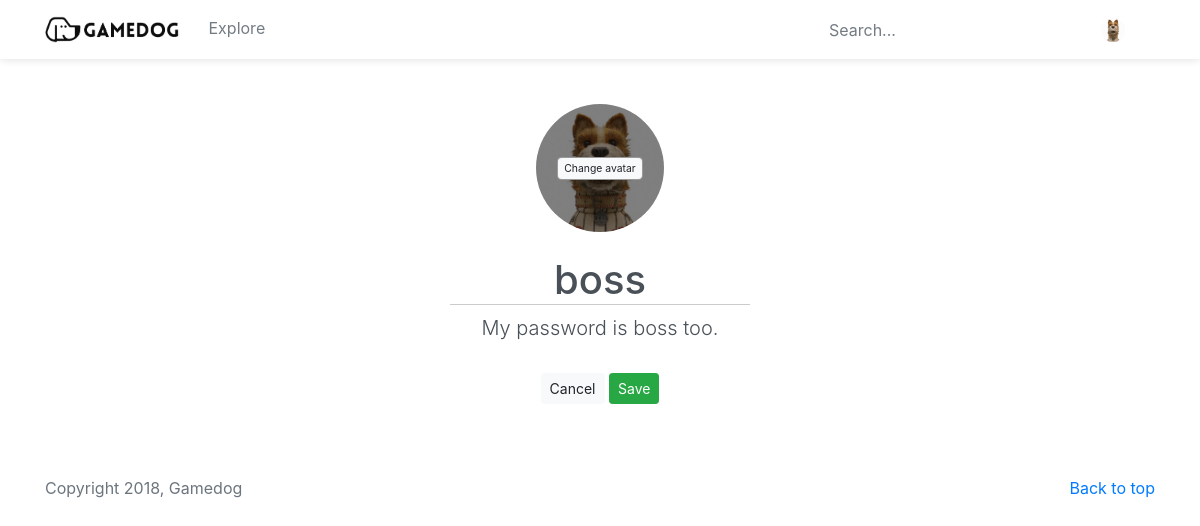
The page /edit_profile (signed in) on the database its author committed.
### app/models.py (models this page shows, shortened)
class SearchableMixin(object):
    @classmethod
    def search(cls, expression, page, per_page):
        ids, total = query_index(cls.__tablename__, expression, page, per_page)
        if total == 0:
            return cls.query.filter_by(id=0), 0
        when = []
        for i in range(len(ids)):
            when.append((ids[i], i))
        return cls.query.filter(cls.id.in_(ids)).order_by(
            db.case(when, value=cls.id)), total

class User(SearchableMixin, UserMixin, db.Model): # usermixin?
    id = db.Column(db.Integer, primary_key=True)
    username = db.Column(db.String(64), index=True, unique=True)
    email = db.Column(db.String(120), index=True, unique=True)
    password_hash = db.Column(db.String(128))
    introduction = db.Column(db.String(128))
    avatar = db.Column(db.String(128))
    admin = db.Column(db.Boolean)
    posts = db.relationship('Post', backref='author', lazy='dynamic')
    comments = db.relationship('Comment', backref='author', lazy='dynamic')
    followed = db.relationship('User', secondary=follows,
            primaryjoin=(follows.c.follower_id == id),
            secondaryjoin=(follows.c.followed_id == id),
            backref=db.backref('followers', lazy='dynamic'), lazy='dynamic')
    sent_messages = db.relationship('Inbox', backref='author', lazy='dynamic', foreign_keys="[Inbox.sender_id]")
    received_messages = db.relationship('Inbox', backref='receiver', lazy='dynamic', foreign_keys="[Inbox.receiver_id]")
    __searchable__ = ['username']
    def get_avatar(self, size):
        if self.avatar:
            return '/img/' + self.avatar
        digest = md5(self.email.lower().encode('utf-8')).hexdigest()
        return 'https://www.gravatar.com/avatar/{}?d=retro&s={}'.format(
                digest, size)

### app/routes.py (the view)
@app.route('/edit_profile', methods=['GET','POST'])
@login_required
def edit_profile(): #duplicate
    form = EditProfileForm()
    if form.validate_on_submit():
        avatar = form.avatar.data
        if avatar:
            filename = avatar.filename
            extension = filename.rsplit('.', 1)[1].lower()
            if extension in ['jpg', 'jpeg', 'png', 'gif']:
                img_id = str(uuid4())
                filename = img_id + '.' + extension
                avatar.save(path.join(app.root_path, 'templates', 'img', filename))
                current_user.avatar = filename
            else:
                flash('Image file not supported.')
                return render_template('edit_profile.html', title='Edit Profile', form=form)
        current_user.username = form.username.data
        current_user.introduction = form.introduction.data
        db.session.commit()
        flash('Your changes have been saved.')
        return redirect(url_for('user', username=current_user.username))
    elif request.method == 'GET':
        form.username.data = current_user.username
        form.introduction.data = current_user.introduction
    else:
        flash('Failed to update your profile.')
    return render_template('edit_profile.html', title='Edit Profile', form=form)

### app/forms.py
class SearchForm(FlaskForm):
    q = StringField('search', validators=[DataRequired()])
    def __init__(self, *args, **kwargs):
        if 'formdata' not in kwargs:
            kwargs['formdata'] = request.args
        if 'csrf_enabled' not in kwargs:
            kwargs['csrf_enabled'] = False
        super(SearchForm, self).__init__(*args, **kwargs)

class EditProfileForm(FlaskForm):
    username = StringField('Username', validators=[DataRequired()])
    introduction = TextAreaField('Introduction', validators=[Length(min=0, max=140)])
    avatar = FileField('Avatar')
    submit = SubmitField('Submit')

### app/models.py (called while the page is built)
@login.user_loader
def load_user(id):
    return User.query.get(int(id))

### app/routes.py (called while the page is built)
@app.before_request
def before_request():
    if current_user.is_authenticated:
        g.search_form = SearchForm()

### app/templates/edit_profile.html (shortened to what this page needs)
{% extends "base.html" %}
{% block content %}
	<form action="" method="post" enctype="multipart/form-data">
		<main role="main" class="inner cover text-center pt-4 pb-4">
			<div class="mb-4">
				<label for="avatar" class="avatar-input-label"><span class="btn btn-light btn-sm">Change avatar</span></label>
			</div>
			<h1 class="cover-heading">
				{{ form.username(size=32, class='form-control ghost text-center h1', placeholder='Username', autocomplete='off', style='font-size: 2.5rem; border-bottom: 1px solid #ccc') }}
			</h1>
			{{ form.introduction(class='form-control ghost text-center', placeholder='Introduction', style='font-size: 1.25rem; font-weight: 300') }}
			<div>
				<a class="btn btn-light btn-sm" href={{ url_for('user', username=current_user.username) }}>Cancel</a> {{ form.submit(class='btn btn-success btn-sm', value="Save") }}
			</div>
		</main>
	</form>
{% endblock %}

### app/templates/base.html (shortened to what this page needs)
<html>
	<head>
    <link href="/css/bootstrap.min.css" rel="stylesheet">
    <link href="/css/bootstrap-stars.css" rel="stylesheet">
		<link href="/css/fontawesome/css/fontawesome-all.css" rel="stylesheet">
		<link href="/css/main.css" rel="stylesheet">
	</head>
	<body>
		<header class="navbar py-3">
			<div class="container">
				<div class="row flex-nowrap justify-content-between align-items-center w-100">
					<div class="col-8">
						<a class="text-dark logo" href="{{ url_for('index') }}">
							<img src="/img/logo.png" width="135"/>
						</a>
						<a class="text-muted ml-4" href="{{ url_for('explore') }}">Explore</a>
					</div>
					<div class="col-4 d-flex justify-content-end align-items-center">
						{% if g.search_form %}
						<i class="fa fa-search text-muted mr-2"></i>
						<form method='get' action="{{ url_for('search') }}" class="mr-4 mb-0">
							{{ g.search_form.q(class="form-control ghost", placeholder="Search...", autocomplete="off") }}
						</form>
						{% endif %}
						{%if current_user.is_anonymous %}
						<a class="btn btn-sm btn-outline-secondary" href="{{ url_for('login') }}">Login</a>
						{% else %}
						<a id="profile" class="text-muted" href="{{ url_for('user', username=current_user.username) }}">
							<img class='avatar small-avatar' src="{{ current_user.get_avatar(24) }}" width=24 height=24>
						</a>
						{% endif %}
					</div>
				</div>
			</div>
		</header>
		<div class="container" style="margin-top: 5rem;">
			{% block content %}{% endblock %}
		</div>
		<footer class="text-muted mt-5 mb-5">
			<div class="container">
				<p class="float-right">
					<a href="#"><i class="fa fa-arrow-up"></i> Back to top</a>
				</p>
				<p>Copyright 2018, Gamedog</p>
			</div>
		</footer>
	</body>
</html>

### rows shown on the page
User: get_avatar (picture), username "boss", introduction "My password is boss too."
